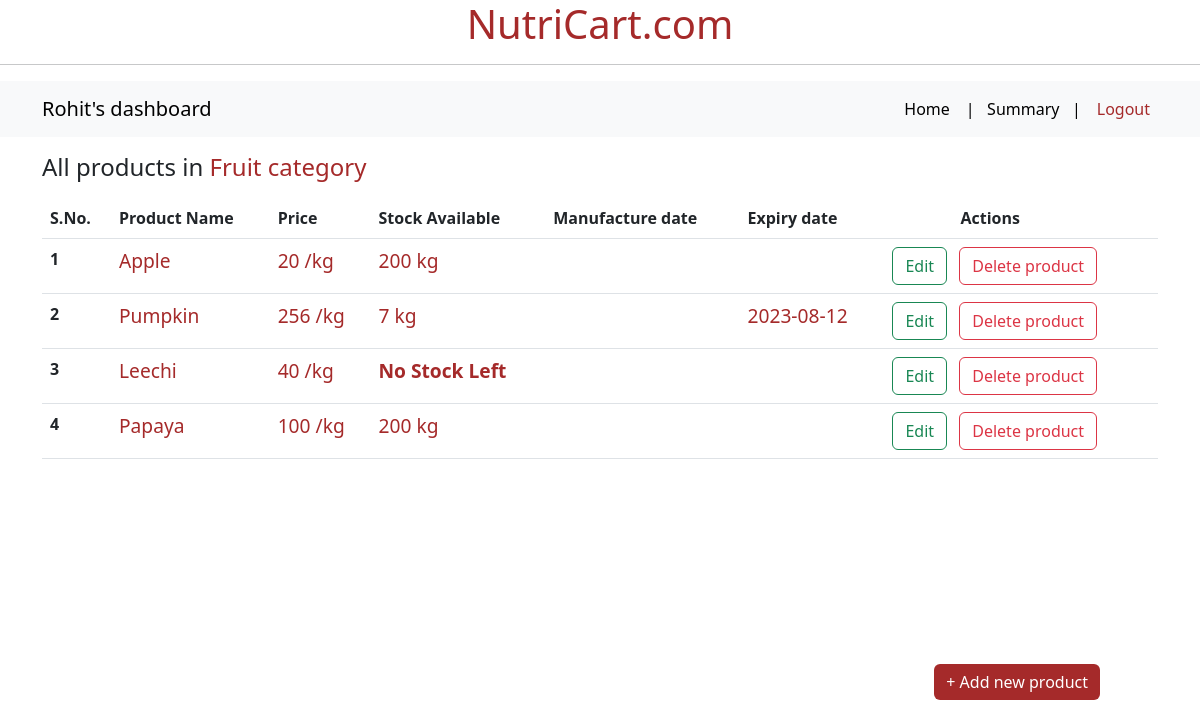
Before: /see_product/admin/-1/1 with the older database file.
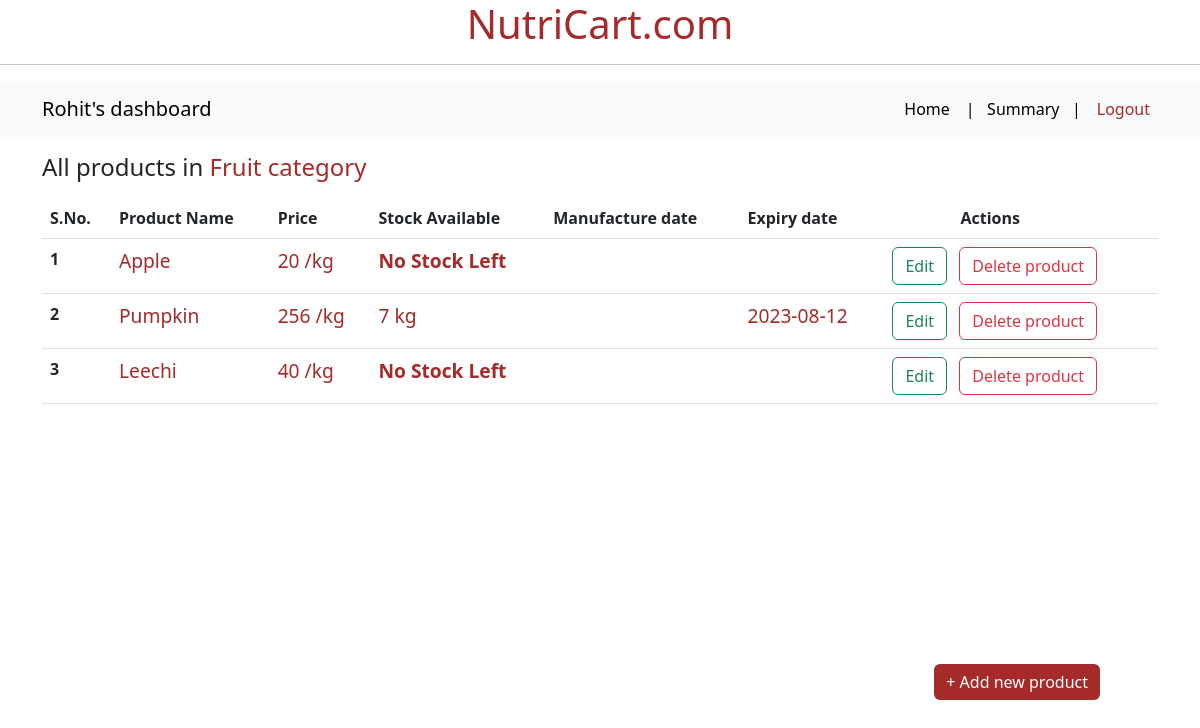
After: the same page with the newer database file.
### app.py (models this page shows)
class Category(db.Model, UserMixin):
    __tablename__ = "category"
    id = db.Column(db.Integer, primary_key=True)
    category_name = db.Column(db.String(100), unique= True, nullable= False )

class Product(db.Model, UserMixin):
    __tablename__="product"
    id= db.Column(db.Integer, primary_key=True)
    product_name = db.Column(db.String(50), unique=True, nullable= False)
    rate = db.Column(db.Float,nullable = False)
    unit = db.Column(db.String(20), nullable = False)
    manufacture= db.Column(db.String(100))
    expiry =db.Column(db.String(100))
    stock_quantity = db.Column(db.Integer,nullable = False)
    category_id = db.Column(db.Integer ,db.ForeignKey('category.id'), nullable=False)

### app.py (the view)
@app.route('/see_product/<user_type>/<user_id>/<int:cat_id>')
def see_product(user_type, user_id, cat_id):
    view_type = request.args.get('user_type')
    allProduct = Product.query.filter_by(category_id=cat_id).all()
    category = Category.query.filter_by(id=cat_id).first()
    if view_type =='admin_view':
        return render_template('see_product.html',user_type=user_type, allProduct=allProduct, category=category)
    else:
        user = User.query.filter_by(id=int(user_id)).first()
        return render_template('see_product.html', user= user, user_type=user_type,allProduct=allProduct, category=category )

### templates/see_product.html (shortened to what this page needs)
{% extends 'base.html' %}
{% block body %}
{% if user_type=='admin' %}
{% block admin %}
{% block navbar %}
<div>
    <nav class="navbar navbar-expand-lg bg-body-tertiary">
        <div class="container">
            <a class="navbar-brand" href="/admin_dashboard">Rohit's dashboard</a>
            <div>
                <div class="navbar-nav">
                    <a class="nav-link active" aria-current="page" href="/admin_dashboard">Home</a>
                    <a class="nav-link active" href="#">|&nbsp; &nbsp;Summary &nbsp;&nbsp;| </a>
                    <a class="nav-link" style="color:brown;" href="/">Logout</a>
                </div>
            </div>
        </div>
    </nav>
</div>
{% endblock navbar %}
{% if allProduct|length==0 %}
<div class="container my-3">
    <div class="alert alert-dark" role="alert">
        No products found in <span style="color: brown;"><strong>{{category.category_name}} category</strong></span>.
        Click below to add your first Product now!
        <p class="my-3"><a type="button" href="/add_product/{{category.id}}" class="btn btn-primary"
                style="background-color: brown; border: none;">+ Add new Product</a></p>
    </div>
</div>
{% else %}
<div class="button-container">
    <a type="button" href="/add_product/{{category.id}}" class="btn btn-primary add_category">+ Add new product</a>
</div>
<div class="container my-3">
    <h4>All products in <span style="color: brown;">{{category.category_name}} category</span></h4>
    <table class="table my-3">
        <thead>
            <tr>
                <th scope="col">S.No.</th>
                <th scope="col">Product Name</th>
                <th scope="col">Price</th>
                <th scope="col">Stock Available</th>
                <th scope="col">Manufacture date</th>
                <th scope="col">Expiry date</th>
                <th scope="col" style="padding-left: 80px;"> Actions</th>
            </tr>
        </thead>
        <tbody>
            {% for prod in allProduct %}
            <tr>
                <th scope="row">{{ loop.index }}</th>
                <td style="color: brown; font-size: larger;">{{ prod.product_name }}</td>
                <td style="color: brown; font-size: larger;">{{ prod.rate }} /{{prod.unit}}</td>
                <td style="color: brown; font-size: larger;">
                    {% if  prod.stock_quantity == 0 %}
                    <b>No Stock Left</b>
                    {% else %}
                    {{ prod.stock_quantity }} {{prod.unit}}
                    {% endif %}
                </td>
                <td style="color: brown; font-size: larger;">{{ prod.manufacture }}</td>
                <td style="color: brown; font-size: larger;">{{ prod.expiry }}</td>
                <td>
                    <a href="/edit_product/{{prod.id}}" type="button" class="btn btn-outline-success sm mx-1">Edit</a>
                    <a href="/delete_product/{{prod.id}}" type="button" class="btn btn-outline-danger sm mx-1">Delete
                        product</a>
                </td>
            </tr>
            {% endfor %}
        </tbody>
    </table>
</div>
{% endif %}
{% endblock admin %}
{% endif %}
{% endblock %}

### templates/base.html (shortened to what this page needs)
<!DOCTYPE html>
<html lang="en">
<head>
    <link
    href="https://cdn.jsdelivr.net/npm/bootstrap@5.3.0/dist/css/bootstrap.min.css"
    rel="stylesheet"
    />
    <link rel="stylesheet" href="{{ url_for('static', filename='css/style.css') }}">
</head>
<body>
  <a href="/" style="text-align: center; color: brown; text-decoration: none;"><h1>NutriCart.com</h1></a><hr>
  {% block body %}{% endblock body %}
</body>
</html>

### static/css/style.css (style rules this page uses)
.add_category { color: white; position: fixed; bottom: 100px; right: 100px; background-color:brown; border:0ch }

Changed rows visible on the page:
removed Product: product_name "Papaya", rate "100", unit "kg", stock_quantity "200"
changed Product "Apple": stock_quantity "200" → (not shown); unit "kg" → (not shown); now shows "No Stock Left"
